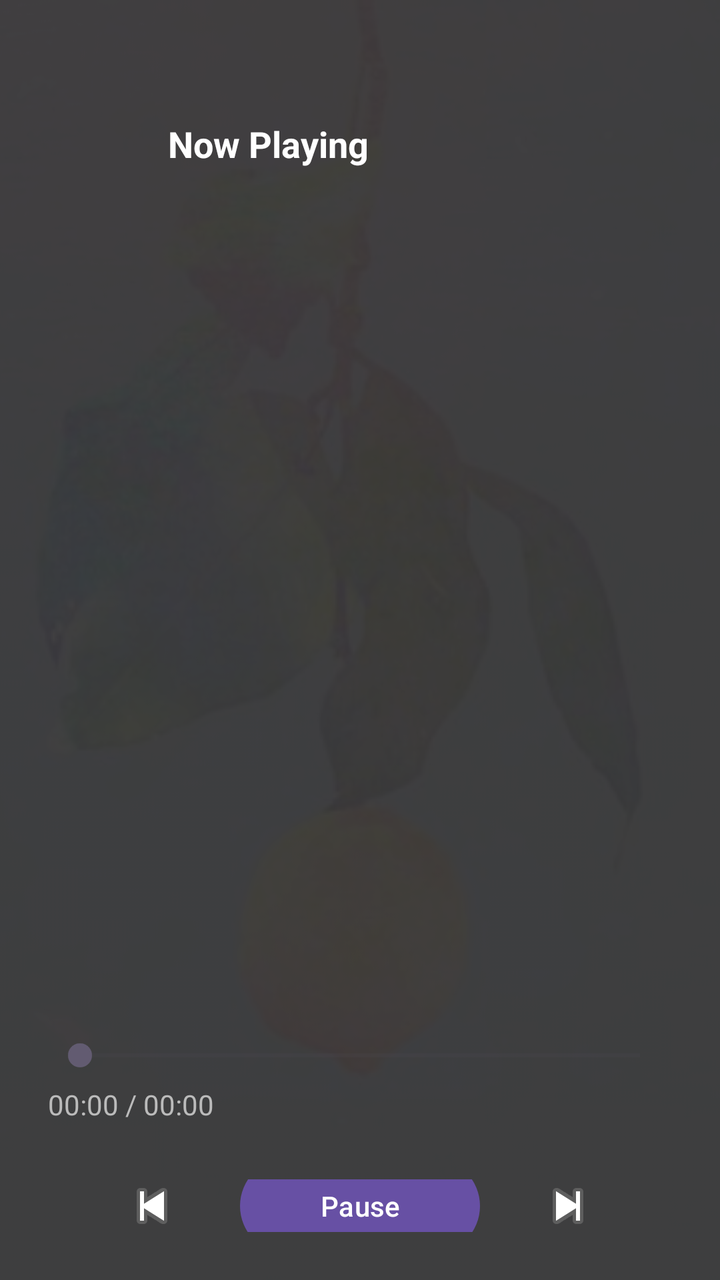
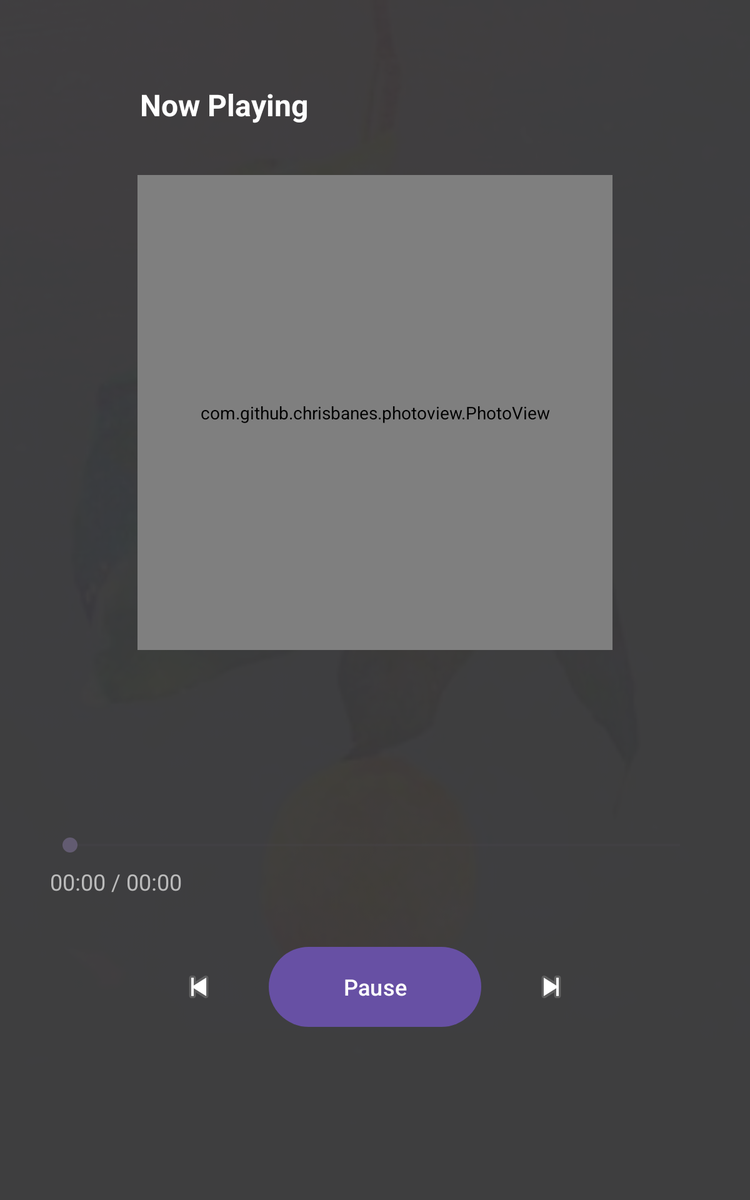

The same Android screen from two of the app's own layout files: first res/layout/ as a phone draws it, then the repository's variant for another configuration, drawn on a device whose configuration selects that folder. Both files follow.
<!-- AndroidManifest.xml: application theme Theme.Musicplayerandroidjava -->
<!-- res/layout/activity_player.xml -->
<?xml version="1.0" encoding="utf-8"?>
<FrameLayout xmlns:android="http://schemas.android.com/apk/res/android"
    android:layout_width="match_parent"
    android:layout_height="match_parent">

    
    <ImageView
        android:id="@+id/imgBgCover"
        android:layout_width="match_parent"
        android:layout_height="match_parent"
        android:scaleType="centerCrop"
        android:alpha="0.25"
        android:src="@drawable/cover_lemon"/>

    
    <View
        android:layout_width="match_parent"
        android:layout_height="match_parent"
        android:background="#CC121212"/>

    
    <LinearLayout
        android:layout_width="match_parent"
        android:layout_height="match_parent"
        android:orientation="vertical"
        android:paddingStart="24dp"
        android:paddingEnd="24dp"
        android:paddingTop="48dp"
        android:paddingBottom="24dp">

        
        <LinearLayout
            android:layout_width="match_parent"
            android:layout_height="wrap_content"
            android:gravity="center_vertical"
            android:orientation="horizontal">

            <ImageButton
                android:id="@+id/btnBack"
                android:layout_width="48dp"
                android:layout_height="48dp"
                android:background="@android:color/transparent"
                android:src="@drawable/ic_white"/>

            <TextView
                android:layout_width="wrap_content"
                android:layout_height="wrap_content"
                android:text="Now Playing"
                android:textColor="#FFFFFF"
                android:textSize="18sp"
                android:textStyle="bold"
                android:layout_marginStart="12dp"/>
        </LinearLayout>

        
        <View
            android:layout_width="match_parent"
            android:layout_height="24dp"/>

        
        <ImageView
            android:id="@+id/imgDetailCover"
            android:layout_width="280dp"
            android:layout_height="280dp"
            android:layout_gravity="center_horizontal"
            android:scaleType="centerCrop"/>

        <TextView
            android:id="@+id/tvSongTitle"
            android:layout_width="wrap_content"
            android:layout_height="wrap_content"
            android:textColor="#FFFFFF"
            android:textSize="26sp"
            android:textStyle="bold"
            android:layout_marginTop="28dp"/>

        <TextView
            android:id="@+id/tvArtistName"
            android:layout_width="wrap_content"
            android:layout_height="wrap_content"
            android:textColor="#BBBBBB"
            android:textSize="16sp"
            android:layout_marginTop="6dp"/>

        <SeekBar
            android:id="@+id/seekBar"
            android:layout_width="match_parent"
            android:layout_height="wrap_content"
            android:layout_marginTop="28dp"/>

        <TextView
            android:id="@+id/tvTime"
            android:layout_width="wrap_content"
            android:layout_height="wrap_content"
            android:text="00:00 / 00:00"
            android:textColor="#BBBBBB"
            android:textSize="14sp"
            android:layout_marginTop="6dp"/>

        <LinearLayout
            android:layout_width="match_parent"
            android:layout_height="wrap_content"
            android:layout_marginTop="28dp"
            android:gravity="center"
            android:orientation="horizontal">

            <ImageButton
                android:id="@+id/btnPrev"
                android:layout_width="56dp"
                android:layout_height="56dp"
                android:background="@android:color/transparent"
                android:src="@android:drawable/ic_media_previous" />

            <Button
                android:id="@+id/btnPlayPause"
                android:layout_width="120dp"
                android:layout_height="56dp"
                android:layout_marginStart="16dp"
                android:layout_marginEnd="16dp"
                android:text="Pause" />

            <ImageButton
                android:id="@+id/btnNext"
                android:layout_width="56dp"
                android:layout_height="56dp"
                android:background="@android:color/transparent"
                android:src="@android:drawable/ic_media_next" />

        </LinearLayout>
    </LinearLayout>

</FrameLayout>
<!-- resources referenced by this layout -->
<resources>
  <!-- drawable cover_lemon: jpg bitmap (drawable, 15481 bytes) -->
  <style name="Theme.Musicplayerandroidjava" parent="Base.Theme.Musicplayerandroidjava" />
  <style name="Base.Theme.Musicplayerandroidjava" parent="Theme.Material3.DayNight.NoActionBar">
          
          
      </style>
</resources>
<!-- res/layout-sw600dp/activity_player.xml (the repository's variant of the layout above) -->
<!-- drawn on a 7-inch tablet held upright -->
<?xml version="1.0" encoding="utf-8"?>
<FrameLayout xmlns:android="http://schemas.android.com/apk/res/android"
    android:layout_width="match_parent"
    android:layout_height="match_parent">

    
    <ImageView
        android:id="@+id/imgBgCover"
        android:layout_width="match_parent"
        android:layout_height="match_parent"
        android:scaleType="centerCrop"
        android:alpha="0.22"
        android:src="@drawable/cover_lemon"/>

    
    <View
        android:layout_width="match_parent"
        android:layout_height="match_parent"
        android:background="#CC121212"/>

    
    <LinearLayout
        android:layout_width="match_parent"
        android:layout_height="match_parent"
        android:orientation="vertical"
        android:paddingStart="40dp"
        android:paddingEnd="40dp"
        android:paddingTop="56dp"
        android:paddingBottom="32dp">

        
        <LinearLayout
            android:layout_width="match_parent"
            android:layout_height="wrap_content"
            android:gravity="center_vertical"
            android:orientation="horizontal">

            <ImageButton
                android:id="@+id/btnBack"
                android:layout_width="56dp"
                android:layout_height="56dp"
                android:background="@android:color/transparent"
                android:src="@drawable/ic_white"/>

            <TextView
                android:layout_width="wrap_content"
                android:layout_height="wrap_content"
                android:text="Now Playing"
                android:textColor="#FFFFFF"
                android:textSize="24sp"
                android:textStyle="bold"
                android:layout_marginStart="16dp"/>
        </LinearLayout>

        
        <View
            android:layout_width="match_parent"
            android:layout_height="28dp"/>

        
        <com.github.chrisbanes.photoview.PhotoView
            android:id="@+id/imgDetailCover"
            android:layout_width="380dp"
            android:layout_height="380dp"
            android:layout_gravity="center_horizontal"
            android:scaleType="centerCrop"/>

        
        <TextView
            android:id="@+id/tvSongTitle"
            android:layout_width="wrap_content"
            android:layout_height="wrap_content"
            android:textColor="#FFFFFF"
            android:textSize="34sp"
            android:textStyle="bold"
            android:layout_marginTop="32dp"/>

        
        <TextView
            android:id="@+id/tvArtistName"
            android:layout_width="wrap_content"
            android:layout_height="wrap_content"
            android:textColor="#BBBBBB"
            android:textSize="22sp"
            android:layout_marginTop="8dp"/>

        
        <SeekBar
            android:id="@+id/seekBar"
            android:layout_width="match_parent"
            android:layout_height="wrap_content"
            android:layout_marginTop="32dp"/>

        
        <TextView
            android:id="@+id/tvTime"
            android:layout_width="wrap_content"
            android:layout_height="wrap_content"
            android:text="00:00 / 00:00"
            android:textColor="#BBBBBB"
            android:textSize="18sp"
            android:layout_marginTop="8dp"/>

        
        <LinearLayout
            android:layout_width="match_parent"
            android:layout_height="wrap_content"
            android:layout_marginTop="36dp"
            android:gravity="center"
            android:orientation="horizontal">

            <ImageButton
                android:id="@+id/btnPrev"
                android:layout_width="72dp"
                android:layout_height="72dp"
                android:background="@android:color/transparent"
                android:src="@android:drawable/ic_media_previous"/>

            <Button
                android:id="@+id/btnPlayPause"
                android:layout_width="170dp"
                android:layout_height="72dp"
                android:layout_marginStart="20dp"
                android:layout_marginEnd="20dp"
                android:text="Pause"
                android:textSize="18sp"/>

            <ImageButton
                android:id="@+id/btnNext"
                android:layout_width="72dp"
                android:layout_height="72dp"
                android:background="@android:color/transparent"
                android:src="@android:drawable/ic_media_next"/>

        </LinearLayout>

    </LinearLayout>

</FrameLayout>
